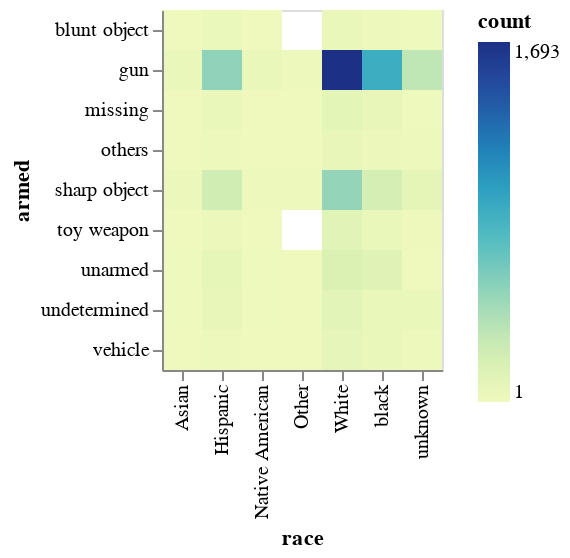

The notebook cell this image was saved under:
### Code cell
alt.Chart(heat_source).mark_rect().encode(
    x='race:O',
    y='armed:O',
    color='count:Q',
    tooltip=['race', 'armed','count']
)

### Figure 1 — Vega-Lite specification as saved in the notebook (floating-point values rounded to 4 significant figures)
{"config": {"view": {"continuousWidth": 400, "continuousHeight": 300}}, "data": {"name": "data-4cc16d2bc09d500e7f956d8719bc58a2"}, "mark": "rect", "encoding": {"color": {"type": "quantitative", "field": "count"}, "tooltip": [{"type": "nominal", "field": "race"}, {"type": "nominal", "field": "armed"}, {"type": "quantitative", "field": "count"}], "x": {"type": "ordinal", "field": "race"}, "y": {"type": "ordinal", "field": "armed"}}, "$schema": "https://vega.github.io/schema/vega-lite/v4.8.1.json", "datasets": {"data-4cc16d2bc09d500e7f956d8719bc58a2": [{"race": "Asian", "armed": "blunt object", "count": 3}, {"race": "Asian", "armed": "gun", "count": 40}, {"race": "Asian", "armed": "missing", "count": 3}, {"race": "Asian", "armed": "others", "count": 4}, {"race": "Asian", "armed": "sharp object", "count": 36}, {"race": "Asian", "armed": "toy weapon", "count": 3}, {"race": "Asian", "armed": "unarmed", "count": 8}, {"race": "Asian", "armed": "undetermined", "count": 6}, {"race": "Asian", "armed": "vehicle", "count": 1}, {"race": "Hispanic", "armed": "blunt object", "count": 31}, {"race": "Hispanic", "armed": "gun", "count": 530}, {"race": "Hispanic", "armed": "missing", "count": 41}, {"race": "Hispanic", "armed": "others", "count": 26}, {"race": "Hispanic", "armed": "sharp object", "count": 232}, {"race": "Hispanic", "armed": "toy weapon", "count": 33}, {"race": "Hispanic", "armed": "unarmed", "count": 74}, {"race": "Hispanic", "armed": "undetermined", "count": 55}, {"race": "Hispanic", "armed": "vehicle", "count": 29}, {"race": "Native American", "armed": "blunt object", "count": 2}, {"race": "Native American", "armed": "gun", "count": 43}, {"race": "Native American", "armed": "missing", "count": 1}, {"race": "Native American", "armed": "others", "count": 2}, {"race": "Native American", "armed": "sharp object", "count": 21}, {"race": "Native American", "armed": "toy weapon", "count": 1}, {"race": "Native American", "armed": "unarmed", "count": 6}, {"race": "Native American", "armed": "undetermined", "count": 8}, {"race": "Native American", "armed": "vehicle", "count": 3}, {"race": "Other", "armed": "gun", "count": 19}, {"race": "Other", "armed": "missing", "count": 3}, {"race": "Other", "armed": "others", "count": 2}, {"race": "Other", "armed": "sharp object", "count": 14}, {"race": "Other", "armed": "unarmed", "count": 5}, {"race": "Other", "armed": "undetermined", "count": 2}, {"race": "Other", "armed": "vehicle", "count": 2}, {"race": "White", "armed": "blunt object", "count": 50}, {"race": "White", "armed": "gun", "count": 1693}, {"race": "White", "armed": "missing", "count": 94}, {"race": "White", "armed": "others", "count": 64}, {"race": "White", "armed": "sharp object", "count": 510}, {"race": "White", "armed": "toy weapon", "count": 116}, {"race": "White", "armed": "unarmed", "count": 168}, {"race": "White", "armed": "undetermined", "count": 107}, {"race": "White", "armed": "vehicle", "count": 81}, {"race": "black", "armed": "blunt object", "count": 23}, {"race": "black", "armed": "gun", "count": 901}, {"race": "black", "armed": "missing", "count": 57}, {"race": "black", "armed": "others", "count": 35}, {"race": "black", "armed": "sharp object", "count": 208}, {"race": "black", "armed": "toy weapon", "count": 41}, {"race": "black", "armed": "unarmed", "count": 135}, {"race": "black", "armed": "undetermined", "count": 44}, {"race": "black", "armed": "vehicle", "count": 52}, {"race": "unknown", "armed": "blunt object", "count": 9}, {"race": "unknown", "armed": "gun", "count": 328}, {"race": "unknown", "armed": "missing", "count": 9}, {"race": "unknown", "armed": "others", "count": 14}, {"race": "unknown", "armed": "sharp object", "count": 89}, {"race": "unknown", "armed": "toy weapon", "count": 13}, {"race": "unknown", "armed": "unarmed", "count": 5}, {"race": "unknown", "armed": "undetermined", "count": 51}, {"race": "unknown", "armed": "vehicle", "count": 25}]}}
